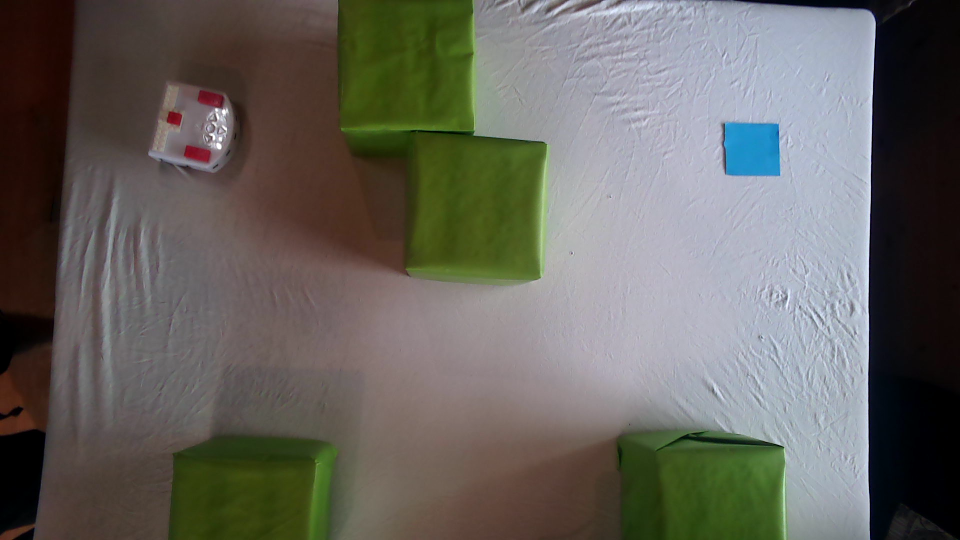
#> input picture src/sample_image.png, 1920 x 1080 px, found by its file name (shown at 1/2 size)
$ python vision.py
#> lines starting #> are read from the running program, lines starting #| are printed output that depends on the picture; after the words box and inside, x2 and y2 are one past the last pixel; in counts of white or black regions, pixels touching at a corner belong together

import cv2
import numpy as np
from ipywidgets import *
import matplotlib.pyplot as plt
import math
from math import atan2, cos, sin, sqrt, pi

class Vision:
    def __init__(self):
        self.cap = None
        self.frame_count = 0
        self.ret = False
        self.frame = None
        self.obstacle_vertices = None
        self.initial_thymio_pos = None
        self.goal_pos = None
        self.obj_terrain = None

    def get_goal_position(self,filtered_img):

    # RETURNS TUPLE (X,Y) CORRESPONDING TO COORDINATES OF CENTER OF END GOAL POSITION
        filtered_img_hsv = cv2.cvtColor(filtered_img, cv2.COLOR_RGB2HSV) # convert rgb to hsv
        min_blue = np.array([60, 0, 0])
        max_blue = np.array([150, 255, 255])
        mask = cv2.inRange(filtered_img_hsv, min_blue, max_blue) # mask for blue color

        output = cv2.bitwise_and(filtered_img, filtered_img, mask=mask)

        ret,thresh = cv2.threshold(mask, 40, 255, 0)
        contours, hierarchy = cv2.findContours(thresh, cv2.RETR_EXTERNAL, cv2.CHAIN_APPROX_SIMPLE) # use for geometrical shapes : CHAIN_APPROX_SIMPLE

        if len(contours) != 0:

            # find the biggest countour (c) by the area
            c = max(contours, key = cv2.contourArea)
            M = cv2.moments(c)
            x_center = int(M['m10']/M['m00'])
            y_center = int(M['m01']/M['m00'])

        (x,y),radius = cv2.minEnclosingCircle(c)
        center = (int(x),int(y))
        radius = int(radius)
        cv2.circle(output,center,radius,(0,255,0),10)
        plt.imshow(output)
        plt.show()


        return (x_center,y_center)

    def get_coords(self,x, y, angle, imwidth, imheight):
        x1_length = (x-imwidth) / math.cos(angle)
        y1_length = (y-imheight) / math.sin(angle)
        length = max(abs(x1_length), abs(y1_length))
        endx1 = x + length * math.cos(math.radians(angle))
        endy1 = y + length * math.sin(math.radians(angle))

        x2_length = (x-imwidth) / math.cos(angle+180)
        y2_length = (y-imheight) / math.sin(angle+180)
        length = max(abs(x2_length), abs(y2_length))
        endx2 = x + length * math.cos(math.radians(angle+180))
        endy2 = y + length * math.sin(math.radians(angle+180))

        return endx1, endy1, endx2, endy2

    def get_thymio_position(self,filtered_img):

    # RETURNS CENTER COORDINATES, RADIUS AND ORIENTATION (provides extra coordinants (xb, yb) to know which direction, as well as angle) OF THYMIO ROBOT

        filtered_img_hsv = cv2.cvtColor(filtered_img, cv2.COLOR_RGB2HSV) # convert rgb to hsv
        min_red = np.array([0, 125, 200]) # before [0, 0, 220]
        max_red = np.array([80, 255, 255]) # before [30, 255, 255]
        mask = cv2.inRange(filtered_img_hsv, min_red, max_red) # mask for red color

        output = cv2.bitwise_and(filtered_img, filtered_img, mask=mask)

        ret,thresh = cv2.threshold(mask, 40, 255, 0)
        contours, hierarchy = cv2.findContours(thresh, cv2.RETR_EXTERNAL, cv2.CHAIN_APPROX_NONE)

        if len(contours) != 0:

            # find the biggest countour (c) by the area
            c = max(contours, key = cv2.contourArea)
            M = cv2.moments(c)
            x_M = int(M['m10']/M['m00'])
            y_M = int(M['m01']/M['m00'])

            (x_circle,y_circle),radius = cv2.minEnclosingCircle(c)
            center_circle = (int(x_circle),int(y_circle))
            radius = int(radius)
            cv2.circle(output,center_circle,radius,(0,255,0),10)


            # cv.minAreaRect returns: (center(x, y), (width, height), angle of rotation)
            rect = cv2.minAreaRect(c)
            box = cv2.boxPoints(rect)
            box = np.int0(box)
            center_rect = (int(rect[0][0]),int(rect[0][1]))
            width = int(rect[1][0])
            height = int(rect[1][1])
            angle = int(rect[2])

            cv2.drawContours(output,[box],0,(255,0,0),10)


            #pca_center, pca_p1, pca_p2, pca_angle = getOrientation(c,output) # not very accurate for now
            angle2 = math.degrees(atan2((center_circle[1]-center_rect[1]),(center_circle[0]-center_rect[0])))

            endx1, endy1, endx2, endy2 = self.get_coords(center_circle[0], center_circle[1], angle2, filtered_img.shape[1], filtered_img.shape[0])

            cv2.line(output,(int(endx1),int(endy1)),(int(endx2),int(endy2)),(200,0,225),15)
            plt.imshow(output)
            plt.show()

            return (center_circle, radius, center_rect, angle2)
        else:
            #print("No red object found")
            return 0,0,0,0

    def get_obstacle_position(self,filtered_img, thymio_radius, min_green = np.array([30, 87, 0]), max_green = np.array([90, 255, 255])):

        # RETURNS LIST OF VERTICES AND NUMBER OF OBSTACLES

        filtered_img_hsv = cv2.cvtColor(filtered_img, cv2.COLOR_RGB2HSV) # convert rgb to hsv
        mask = cv2.inRange(filtered_img_hsv, min_green, max_green) # mask for green color
        mask = cv2.medianBlur(mask,15) # Remove noise in the mask
        ret,thresh = cv2.threshold(mask, 40, 255, 0) # Could remove this

        output = cv2.bitwise_and(filtered_img, filtered_img, mask=mask)


        dilatation_size = int(thymio_radius)
        kernel = cv2.getStructuringElement(cv2.MORPH_RECT, (2 * dilatation_size + 1,2 * dilatation_size + 1))
        thresh_dilated = cv2.dilate(thresh, kernel, iterations = 1)

        contours, hierarchy = cv2.findContours(thresh_dilated, cv2.RETR_EXTERNAL, cv2.CHAIN_APPROX_SIMPLE) # use for geometrical shapes : CHAIN_APPROX_SIMPLE

        if len(contours) != 0:

            nb_obstacles = 0
            vertices = []


            for c in contours:
                area = cv2.contourArea(c)

                if area > 1000:
                    nb_obstacles += 1

                    epsilon = 0.015*cv2.arcLength(c,True)
                    approx = cv2.approxPolyDP(c,epsilon,True)
                    cv2.drawContours(output, [approx], -1, (0, 255, 255), 20)
                    print(approx)
                    vertices.append(approx)


                    # Plotting for troubleshooting

                    plt.figure(figsize=(9,3))

                    plt.subplot(131)
                    plt.imshow(mask, cmap=plt.cm.gray)
                    plt.axis('off')
                    plt.subplot(132)
                    plt.imshow(thresh_dilated)
                    plt.axis('off')
                    plt.subplot(133)
                    plt.imshow(output)
                    plt.axis('off')

                    plt.subplots_adjust(wspace=0.02, hspace=0.02, top=1, bottom=0, left=0, right=1)
                    plt.show()


        plt.imshow(output)
        return (vertices, nb_obstacles)


if __name__ == '__main__':
    vis_obj = Vision()
    # put your image path here
    img = cv2.imread('src/sample_image.png')
#> img is the input picture: shape (1080, 1920, 3); mean B, G, R 93.7, 99.6, 101.8
    img = cv2.cvtColor(img, cv2.COLOR_BGR2RGB)
    filtered_img = cv2.bilateralFilter(img,9,75,75)
    center_circle, radius, center_rect, angle = vis_obj.get_thymio_position(filtered_img)
#> in get_thymio_position, `filtered_img_hsv = cv2.cvtColor(filtered_img, cv2.COLOR_RGB2HSV)`: filtered_img_hsv: shape (1080, 1920, 3); mean H, S, V 68.2, 79.3, 110.7
#> in get_thymio_position, `mask = cv2.inRange(filtered_img_hsv, min_red, max_red)`: mask: shape (1080, 1920); every value is 0
#> in get_thymio_position, `output = cv2.bitwise_and(filtered_img, filtered_img, mask=mask)`: output: shape (1080, 1920, 3); every value is 0
#> in get_thymio_position, `contours, hierarchy = cv2.findContours(thresh, cv2.RETR_EXTERNAL, cv2...`: contours = []
#> center_circle = 0; radius = 0; center_rect = 0; angle = 0
    vertices, nb_obstacles = vis_obj.get_obstacle_position(filtered_img, radius)
#> in get_obstacle_position, `mask = cv2.inRange(filtered_img_hsv, min_green, max_green)`:
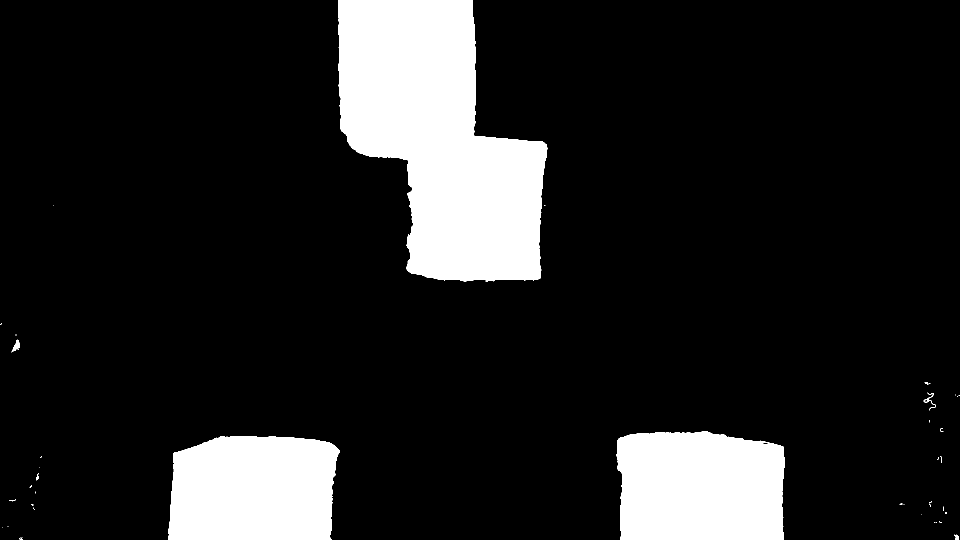
#> mask: shape (1080, 1920) (shown at 1/2 size); 13.8% white; 51 white regions (40 under 20 px), largest, box (x1, y1, x2, y2) and area: (676, 0, 1095, 563) 153703, (1233, 862, 1570, 1080) 67950, (336, 872, 679, 1080) 64712
#> in get_obstacle_position, `mask = cv2.medianBlur(mask,15)`: mask: shape (1080, 1920); 13.8% white; 4 white regions
#> in get_obstacle_position, `output = cv2.bitwise_and(filtered_img, filtered_img, mask=mask)`:
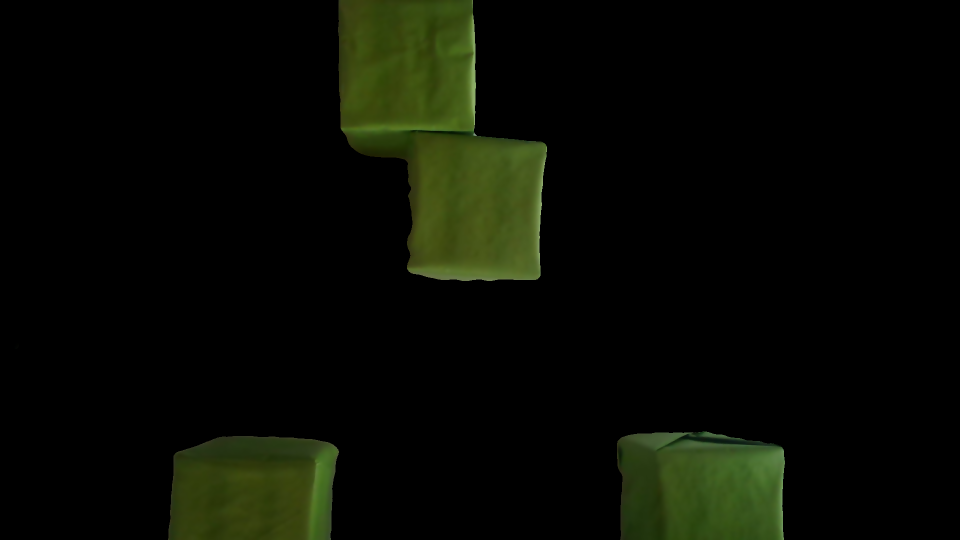
#> output: shape (1080, 1920, 3) (shown at 1/2 size); mean R, G, B 8.2, 10.8, 3.2
#> in get_obstacle_position, `kernel = cv2.getStructuringElement(cv2.MORPH_RECT, (2 * dilatation_siz..`: kernel = [1]
#> in get_obstacle_position, `contours, hierarchy = cv2.findContours(thresh_dilated, cv2.RETR_EXTERN..`: contours = 4 contours; box (x1, y1, x2, y2) and area: (676, 0, 1094, 562) 152776, (1234, 863, 1570, 1080) 67400, (336, 872, 678, 1080) 64185, (29, 687, 38, 698) 66
#> the loop in get_obstacle_position, `for c in contours:` made 4 passes
#> (area, epsilon) on passes 1, 2, 4: (64185, 15.71), (67400.5, 16.13), (152775.5, 28.75)
#> area on pass 3: 66.5
#> (printed output is left out)
#> pass 1, in get_obstacle_position, `plt.show()`:
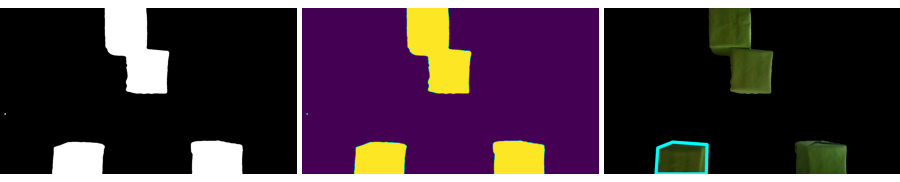
#> figure drawn by matplotlib, 3 panels
#> after the loop in get_obstacle_position, `for c in contours:`:
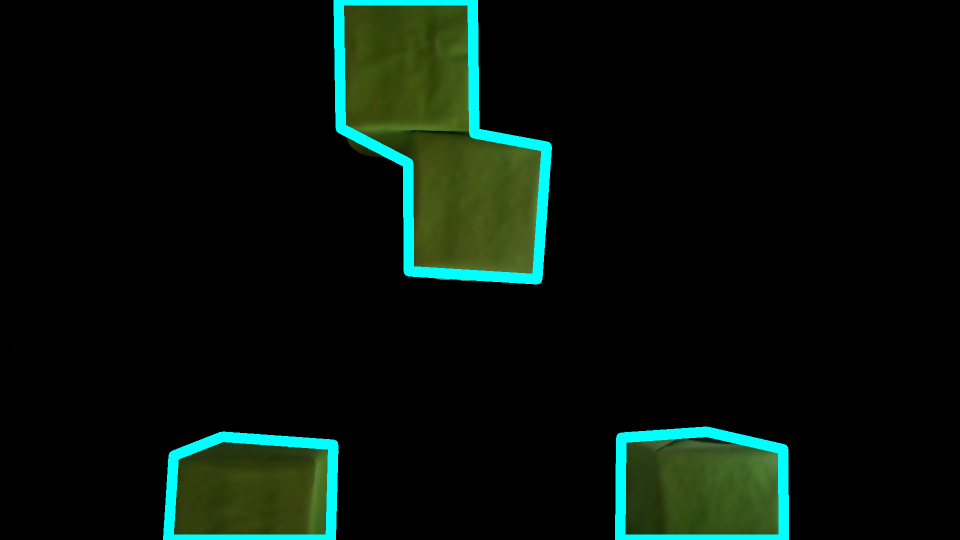
#> output: shape (1080, 1920, 3) (shown at 1/2 size); 3.45% of pixels changed, all inside (x1, y1, x2, y2) = (326, 0, 1578, 1080)
#> after the loop in get_obstacle_position, `for c in contours:`: nb_obstacles = 3; vertices = 3 contours; box (x1, y1, x2, y2) and area: (677, 0, 1094, 559) 148739, (1240, 863, 1568, 1080) 66575, (336, 873, 667, 1080) 62544
#> nb_obstacles = 3
    goal_position = vis_obj.get_goal_position(filtered_img)
#> in get_goal_position, `mask = cv2.inRange(filtered_img_hsv, min_blue, max_blue)`:
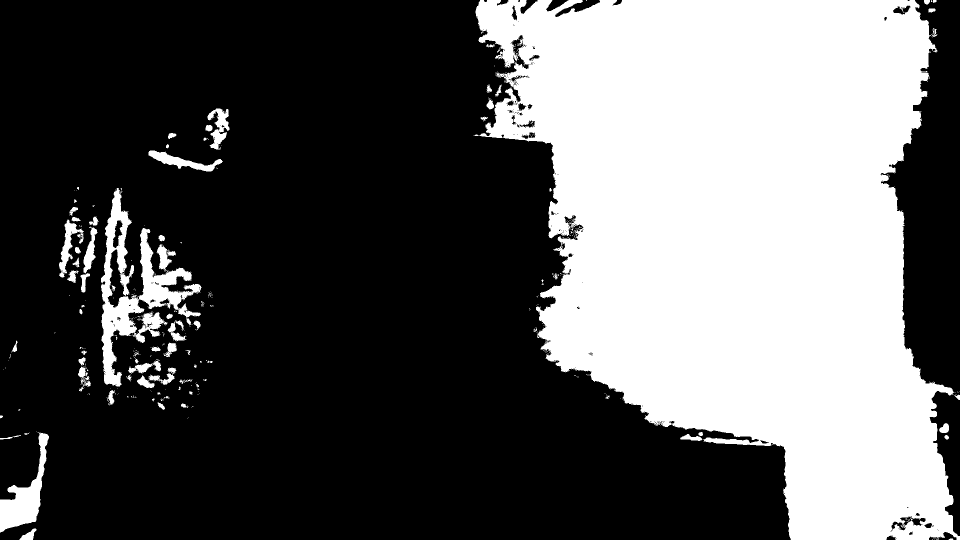
#> mask: shape (1080, 1920) (shown at 1/2 size); 36.1% white; 362 white regions (286 under 20 px)
#> in get_goal_position, `output = cv2.bitwise_and(filtered_img, filtered_img, mask=mask)`:
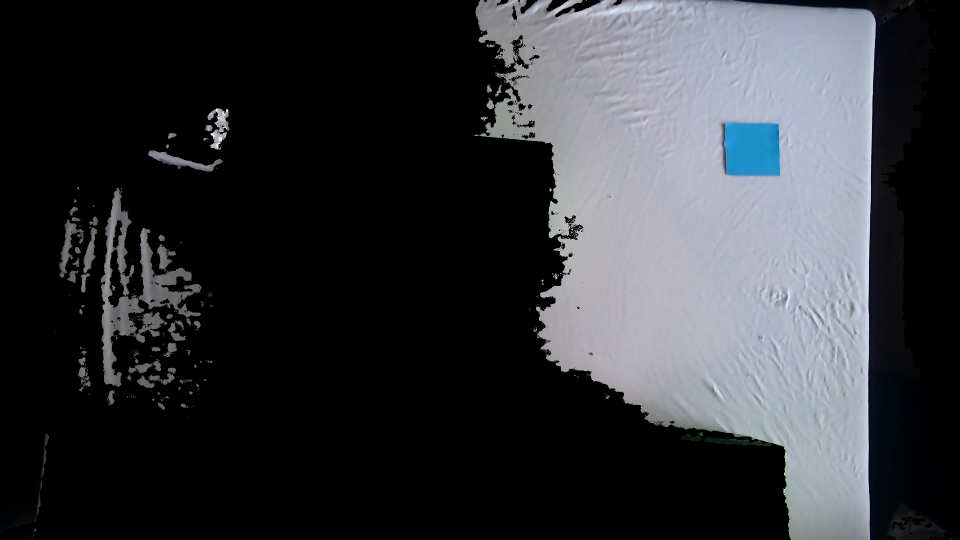
#> output: shape (1080, 1920, 3) (shown at 1/2 size); mean R, G, B 50.5, 52.4, 56.6
#> in get_goal_position, `contours, hierarchy = cv2.findContours(thresh, cv2.RETR_EXTERNAL, cv2...`: contours = 332 contours, 272 with area under 20; largest, box (x1, y1, x2, y2) and area: (947, 0, 1920, 1080) 703663, (202, 376, 404, 774) 21370, (0, 865, 98, 1065) 6710, (297, 301, 446, 343) 1965, (118, 439, 168, 555) 1662
#> in get_goal_position, `c = max(contours, key = cv2.contourArea)`: c = contour of 3192 points, box (x1, y1, x2, y2) (947, 0, 1920, 1080), area 703663
#> in get_goal_position, `M = cv2.moments(c)`: M = moments, m00 703663, centre m10/m00, m01/m00 = (1481.6, 463.4)
#> in get_goal_position, `x_center = int(M['m10']/M['m00'])`: x_center = 1481
#> in get_goal_position, `y_center = int(M['m01']/M['m00'])`: y_center = 463
#> in get_goal_position, `(x,y),radius = cv2.minEnclosingCircle(c)`: x = 1439.5; y = 539.5; radius = 721.8
#> in get_goal_position, `center = (int(x),int(y))`: center = (1439, 539)
#> in get_goal_position, `radius = int(radius)`: radius = 721
#> in get_goal_position, `cv2.circle(output,center,radius,(0,255,0),10)`:
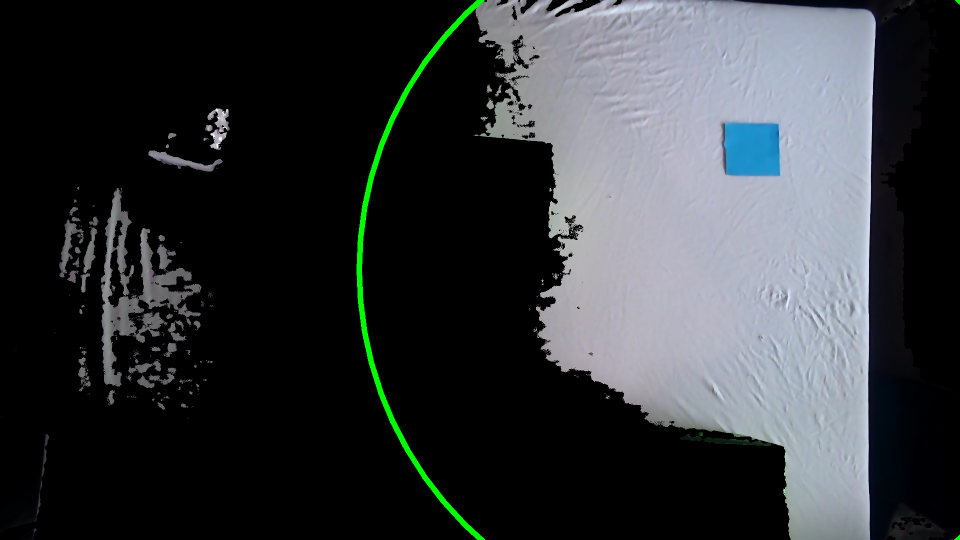
#> output: shape (1080, 1920, 3) (shown at 1/2 size); 0.65% of pixels changed, all inside (x1, y1, x2, y2) = (713, 0, 1920, 1080)
#> goal_position = (1481, 463)
    print(center_circle, radius, center_rect, angle)
#| 0 0 0 0
    print(vertices, nb_obstacles)
#> (printed output is left out)

$ run again, with src/Image2.png copied over src/sample_image.png
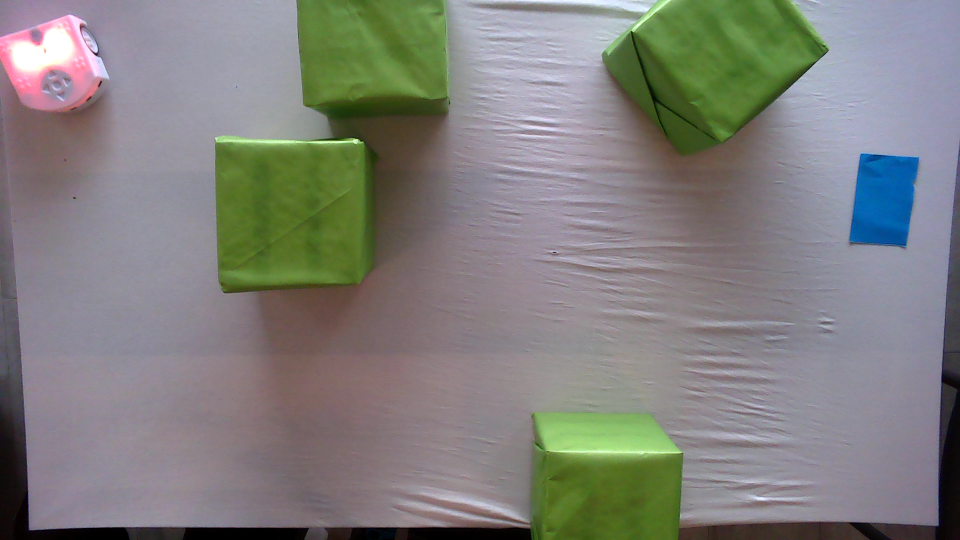
#> input picture src/Image2.png, 1920 x 1080 px, found by its file name (shown at 1/2 size)
#> img is the input picture: shape (1080, 1920, 3); mean B, G, R 124.7, 127.9, 128.5
#> filtered_img_hsv: shape (1080, 1920, 3); mean H, S, V 108.2, 51.9, 140.2
#> in get_thymio_position, `contours, hierarchy = cv2.findContours(thresh, cv2.RETR_EXTERNAL, cv2...`: contours = []
#> `center_circle, radius, center_rect, angle = vis_obj.get_thymio_positio..`: center_circle = 0
#> kernel = [1]
#> in get_obstacle_position, `contours, hierarchy = cv2.findContours(thresh_dilated, cv2.RETR_EXTERN..`: contours = 4 contours; box (x1, y1, x2, y2) and area: (431, 0, 896, 585) 159800, (1211, 0, 1655, 311) 88656, (1056, 825, 1366, 1080) 71346, (1029, 1062, 1049, 1072) 156
#> the loop in get_obstacle_position, `for c in contours:` made 4 passes
#> (area, epsilon) on passes 2 to 4: (71345.5, 16.24), (88656.5, 17.89), (159799.5, 33.53)
#> (printed output is left out)
#> after the loop in get_obstacle_position, `for c in contours:`:
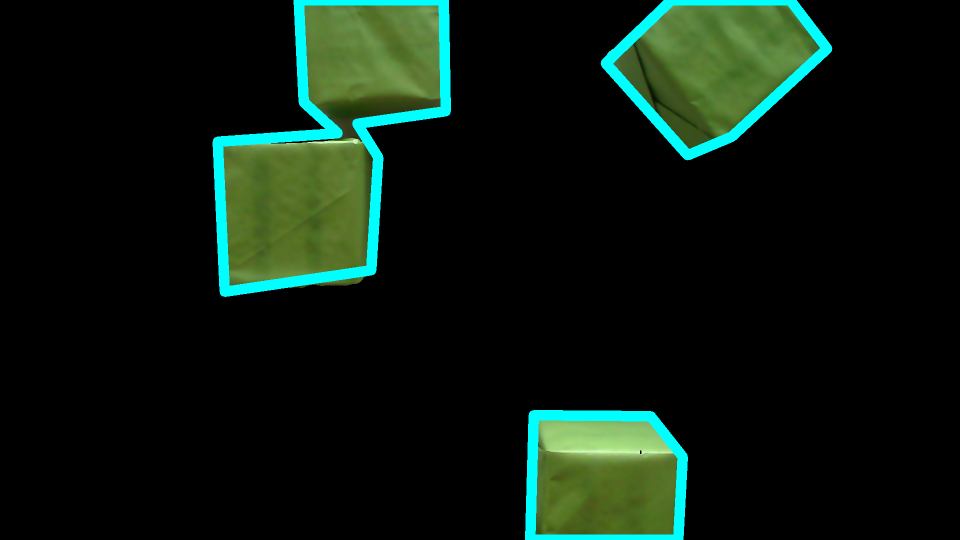
#> output: shape (1080, 1920, 3) (shown at 1/2 size); mean R, G, B 11.6, 25.6, 16.4
#> after the loop in get_obstacle_position, `for c in contours:`: nb_obstacles = 3; vertices = 3 contours; box (x1, y1, x2, y2) and area: (435, 0, 892, 584) 156961, (1211, 0, 1655, 311) 84897, (1060, 830, 1366, 1080) 71372
#> `vertices, nb_obstacles = vis_obj.get_obstacle_position(filtered_img, r..`: nb_obstacles = 3
#> in get_goal_position, `contours, hierarchy = cv2.findContours(thresh, cv2.RETR_EXTERNAL, cv2...`: contours = 366 contours, 263 with area under 20; largest, box (x1, y1, x2, y2) and area: (1332, 0, 1920, 1080) 428780, (0, 0, 656, 1080) 386508, (888, 0, 1315, 569) 159001, (976, 649, 1201, 708) 4280, (815, 970, 1060, 1040) 3612
#> c = contour of 2543 points, box (x1, y1, x2, y2) (1332, 0, 1920, 1080), area 428780
#> M = moments, m00 428780.5, centre m10/m00, m01/m00 = (1701.4, 573.4)
#> x_center = 1701
#> y_center = 573
#> in get_goal_position, `(x,y),radius = cv2.minEnclosingCircle(c)`: x = 1665.6; y = 530.1; radius = 587.5
#> center = (1665, 530)
#> in get_goal_position, `radius = int(radius)`: radius = 587
#> in get_goal_position, `cv2.circle(output,center,radius,(0,255,0),10)`:
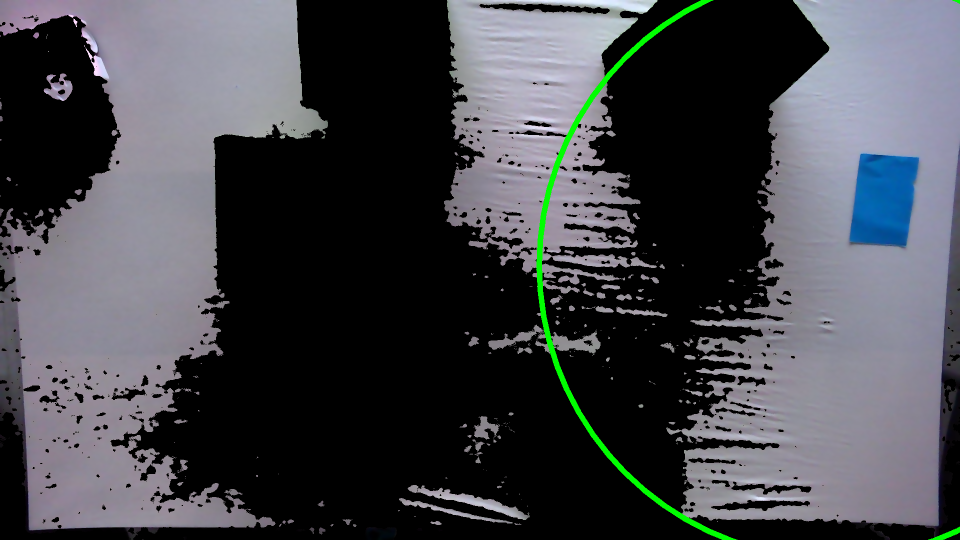
#> output: shape (1080, 1920, 3) (shown at 1/2 size); mean R, G, B 67.8, 69.4, 74.5
#> goal_position = (1701, 573)
#| 0 0 0 0
#> (printed output is left out)
